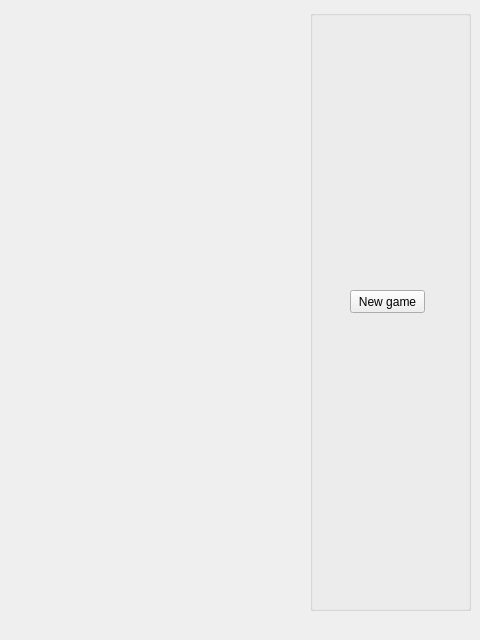
<?xml version="1.0" encoding="UTF-8"?>
<ui version="4.0">
 <class>MainWindow</class>
 <widget class="QMainWindow" name="MainWindow">
  <property name="geometry">
   <rect>
    <x>0</x>
    <y>0</y>
    <width>480</width>
    <height>640</height>
   </rect>
  </property>
  <property name="windowTitle">
   <string>MainWindow</string>
  </property>
  <widget class="QWidget" name="centralWidget">
   <widget class="QGroupBox" name="controlBox">
    <property name="geometry">
     <rect>
      <x>310</x>
      <y>10</y>
      <width>161</width>
      <height>601</height>
     </rect>
    </property>
    <property name="title">
     <string/>
    </property>
    <widget class="QPushButton" name="newGameButton">
     <property name="geometry">
      <rect>
       <x>40</x>
       <y>280</y>
       <width>75</width>
       <height>23</height>
      </rect>
     </property>
     <property name="text">
      <string>New game</string>
     </property>
    </widget>
   </widget>
  </widget>
  <widget class="QMenuBar" name="menuBar">
   <property name="geometry">
    <rect>
     <x>0</x>
     <y>0</y>
     <width>480</width>
     <height>18</height>
    </rect>
   </property>
  </widget>
 </widget>
 <layoutdefault spacing="6" margin="11"/>
 <resources/>
 <connections/>
</ui>
